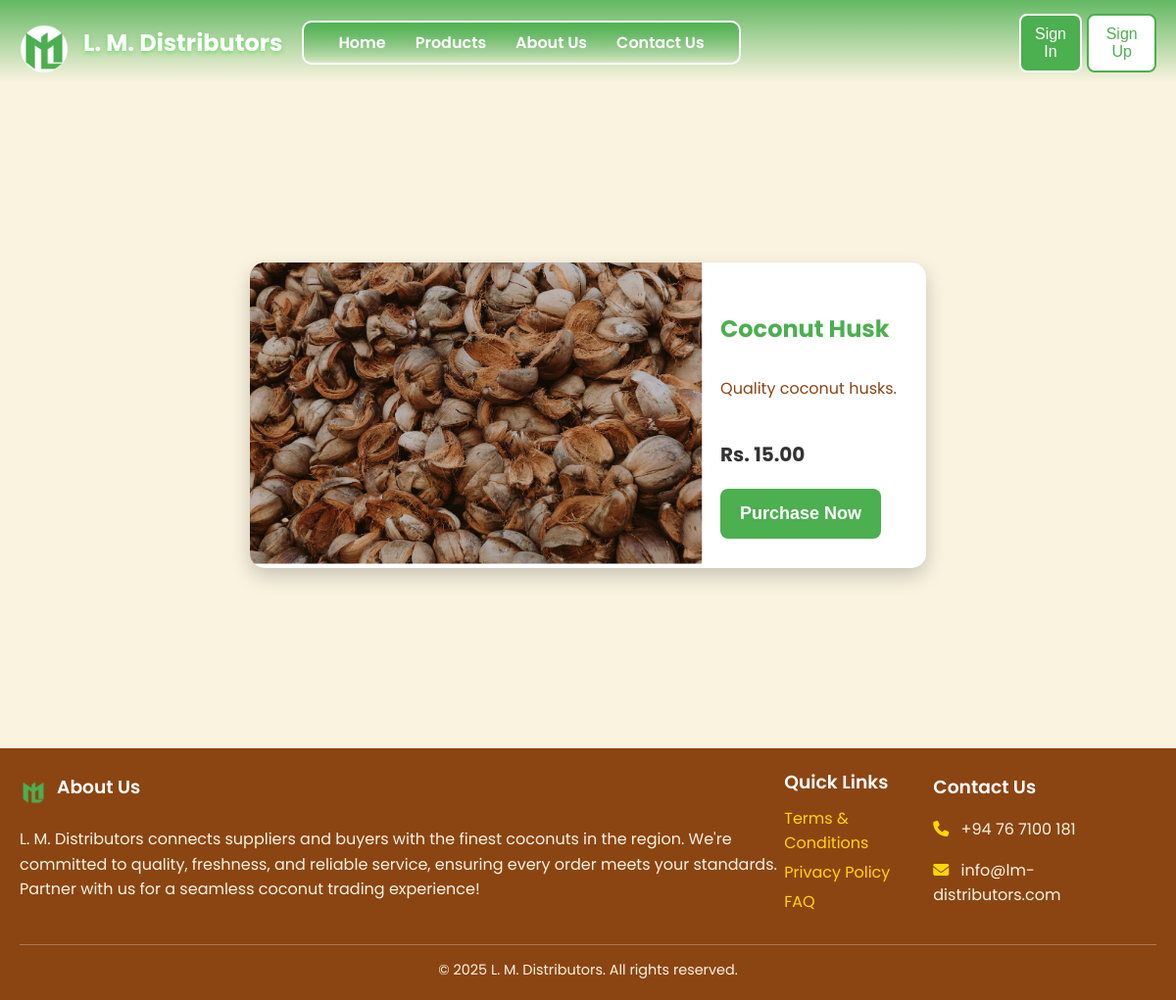
The app's page /product-details.php?productid=6, older data.
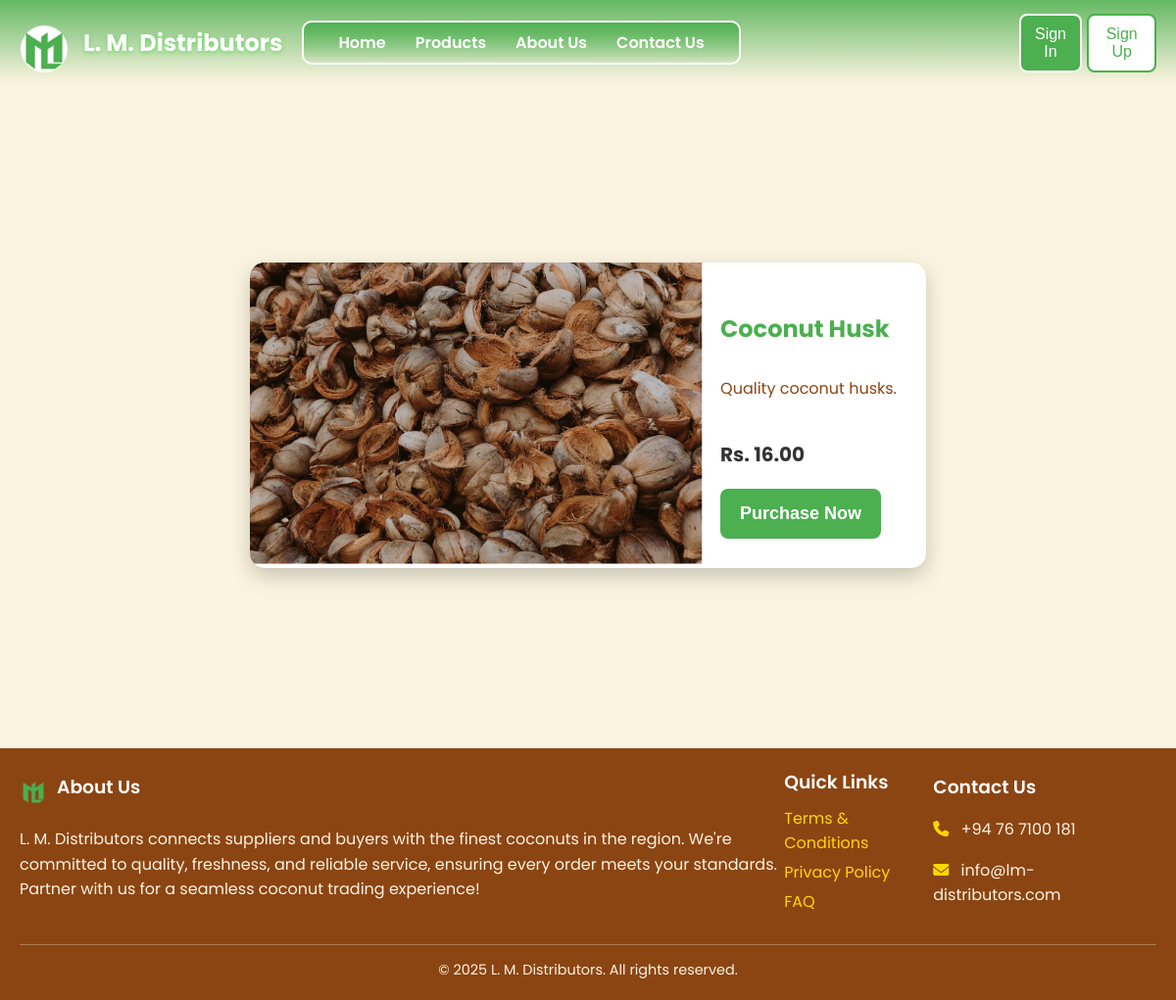
The same page, newer data.
### tables this page shows
CREATE TABLE `product` (
  `productid` int(11) NOT NULL,
  `name` varchar(255) NOT NULL,
  `description` text NOT NULL,
  `price` decimal(10,2) NOT NULL,
  `image` varchar(255) DEFAULT NULL,
  `category` varchar(100) NOT NULL,
  `quantity` int(11) NOT NULL
);

### product-details.php (the view, shortened to what this page needs)
<?php
    include_once 'config.php';
    if (isset($_GET['productid'])) {
        $productid = intval($_GET['productid']);
        $sql = "SELECT * FROM product WHERE productid = ?";
        $stmt = $conn->prepare($sql);
        $stmt->bind_param("i", $productid);
        $stmt->execute();
        $result = $stmt->get_result();
        if ($result->num_rows > 0) {
            $product = $result->fetch_assoc();
        }
    }
?>
<!DOCTYPE html>
<html lang="en">
<head>
    <link rel="stylesheet" href="./css/product-details.css">
    <link rel="stylesheet" href="https://cdnjs.cloudflare.com/ajax/libs/font-awesome/6.0.0-beta3/css/all.min.css">
</head>
<body>
    <?php include 'header.php'; ?>
    <section class="product-details">
        <div class="product-card">
            <div class="product-image">
                <img src="./images/products/<?php echo htmlspecialchars($product['image']); ?>" alt="<?php echo htmlspecialchars($product['name']); ?>" />
            </div>
            <div class="product-info">
                <h1><?php echo htmlspecialchars($product['name']); ?></h1>
                <p class="product-description"><?php echo htmlspecialchars($product['description']); ?></p>
                <p class="product-price">Rs. <?php echo number_format($product['price'], 2); ?></p>
                <form action="purchase-item.php" method="POST">
                    <button type="submit" class="purchase-button" name="purchase-button">Purchase Now</button>
                </form>
            </div>
        </div>
    </section>
    <?php include 'footer.php'; ?>
</body>
</html>

Row changes from the older to the newer data that the page shows:
changed product "Coconut Husk": price "15.00" → "16.00"
